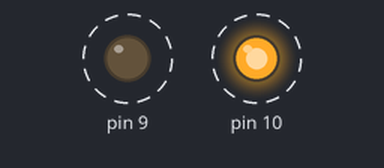
A sketch run on a simulated Arduino Uno, built with avr-gcc and run on an emulated ATmega328P. Parts: output pins drawn as LEDs (lit = HIGH). Dashed ring = blinking.

Above: at 1.2 s.
Timing chart, 0 to 5.1 s (numbered marks = the images above):
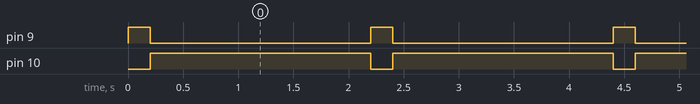

The sketch:

piscandoLeds.ino
```cpp
// declaração de variaveis: deve iniciar com letra e não deve ter espaços e unico simbolo é o _
// declarando aqui as variáveis são globais
int intervalo = 200;
int intervalo2 = 2000;


void setup() {
  // put your setup code here, to run once:

  pinMode(9, OUTPUT);
  pinMode(10, OUTPUT);

}

void loop() {
  // put your main code here, to run repeatedly:
  // declarando aqui as variáveis são locais
  int intervalo3 = 200;

  digitalWrite(9, HIGH);
  digitalWrite(10, LOW);
  delay(intervalo);
  digitalWrite(9, LOW);
  digitalWrite(10, HIGH);
  delay(intervalo2);

}
```

Measured:
- by itself, pin 9: alternates HIGH for 0.20 s and LOW for 2.0 s
- by itself, pin 10: alternates HIGH for 2.0 s and LOW for 0.20 s
